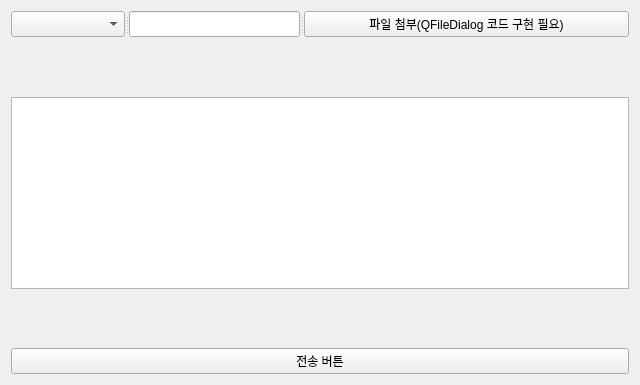
<?xml version="1.0" encoding="UTF-8"?>
<ui version="4.0">
 <class>UserProductComplaintWidget</class>
 <widget class="QWidget" name="UserProductComplaintWidget">
  <property name="geometry">
   <rect>
    <x>0</x>
    <y>0</y>
    <width>640</width>
    <height>385</height>
   </rect>
  </property>
  <property name="windowTitle">
   <string>Form</string>
  </property>
  <layout class="QGridLayout" name="gridLayout">
   <item row="0" column="0">
    <layout class="QVBoxLayout" name="verticalLayout">
     <item>
      <widget class="QSplitter" name="splitter_2">
       <property name="orientation">
        <enum>Qt::Orientation::Horizontal</enum>
       </property>
       <widget class="QSplitter" name="splitter">
        <property name="orientation">
         <enum>Qt::Orientation::Horizontal</enum>
        </property>
        <widget class="QComboBox" name="comboBox"/>
        <widget class="QLineEdit" name="lineEdit"/>
       </widget>
       <widget class="QPushButton" name="pushButton">
        <property name="text">
         <string>파일 첨부(QFileDialog 코드 구현 필요)</string>
        </property>
       </widget>
      </widget>
     </item>
     <item>
      <spacer name="verticalSpacer_2">
       <property name="orientation">
        <enum>Qt::Orientation::Vertical</enum>
       </property>
       <property name="sizeHint" stdset="0">
        <size>
         <width>20</width>
         <height>18</height>
        </size>
       </property>
      </spacer>
     </item>
     <item>
      <widget class="QTextEdit" name="textEdit"/>
     </item>
     <item>
      <spacer name="verticalSpacer">
       <property name="orientation">
        <enum>Qt::Orientation::Vertical</enum>
       </property>
       <property name="sizeHint" stdset="0">
        <size>
         <width>20</width>
         <height>18</height>
        </size>
       </property>
      </spacer>
     </item>
     <item>
      <widget class="QSplitter" name="splitter_3">
       <property name="orientation">
        <enum>Qt::Orientation::Horizontal</enum>
       </property>
       <widget class="QPushButton" name="pushButton_2">
        <property name="text">
         <string>전송 버튼</string>
        </property>
       </widget>
      </widget>
     </item>
    </layout>
   </item>
  </layout>
 </widget>
 <resources/>
 <connections/>
</ui>
